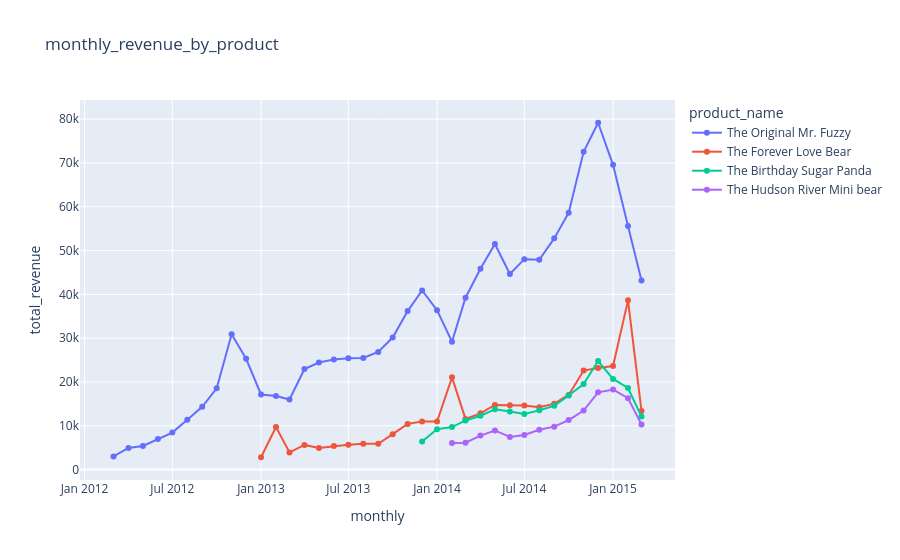

This figure's notebook cell:
### Code cell
fig = px.line(product_performance_data, x = 'monthly', y='total_revenue', color='product_name', markers=True, title='monthly_revenue_by_product')
fig.show()

### Figure 1 — Plotly figure (JSON) as saved in the notebook; plotly's stock layout.template omitted (floating-point values rounded to 4 significant figures)
{"data": [{"hovertemplate": "product_name=The Original Mr. Fuzzy<br>monthly=%{x}<br>total_revenue=%{y}<extra></extra>", "legendgroup": "The Original Mr. Fuzzy", "line": {"color": "#636efa", "dash": "solid"}, "marker": {"symbol": "circle"}, "mode": "lines+markers", "name": "The Original Mr. Fuzzy", "orientation": "v", "showlegend": true, "type": "scatter", "x": ["2012-03", "2012-04", "2012-05", "2012-06", "2012-07", "2012-08", "2012-09", "2012-10", "2012-11", "2012-12", "2013-01", "2013-02", "2013-03", "2013-04", "2013-05", "2013-06", "2013-07", "2013-08", "2013-09", "2013-10", "2013-11", "2013-12", "2014-01", "2014-02", "2014-03", "2014-04", "2014-05", "2014-06", "2014-07", "2014-08", "2014-09", "2014-10", "2014-11", "2014-12", "2015-01", "2015-02", "2015-03"], "xaxis": "x", "y": [2999.0, 4949.0, 5399.0, 6999.0, 8448.0, 11400.0, 14350.0, 18550.0, 30890.0, 25290.0, 17150.0, 16800.0, 16000.0, 22950.0, 24450.0, 25140.0, 25440.0, 25490.0, 26840.0, 30140.0, 36190.0, 40890.0, 36390.0, 29190.0, 39240.0, 45840.0, 51490.0, 44640.0, 48040.0, 47890.0, 52790.0, 58640.0, 72540.0, 79180.0, 69590.0, 55640.0, 43190.0], "yaxis": "y"}, {"hovertemplate": "product_name=The Forever Love Bear<br>monthly=%{x}<br>total_revenue=%{y}<extra></extra>", "legendgroup": "The Forever Love Bear", "line": {"color": "#EF553B", "dash": "solid"}, "marker": {"symbol": "circle"}, "mode": "lines+markers", "name": "The Forever Love Bear", "orientation": "v", "showlegend": true, "type": "scatter", "x": ["2013-01", "2013-02", "2013-03", "2013-04", "2013-05", "2013-06", "2013-07", "2013-08", "2013-09", "2013-10", "2013-11", "2013-12", "2014-01", "2014-02", "2014-03", "2014-04", "2014-05", "2014-06", "2014-07", "2014-08", "2014-09", "2014-10", "2014-11", "2014-12", "2015-01", "2015-02", "2015-03"], "xaxis": "x", "y": [2820.0, 9718.0, 3899.0, 5639.0, 4919.0, 5399.0, 5699.0, 5879.0, 5879.0, 8099.0, 10440.0, 10980.0, 10980.0, 21060.0, 11580.0, 12840.0, 14760.0, 14700.0, 14640.0, 14220.0, 15060.0, 17040.0, 22620.0, 23220.0, 23640.0, 38630.0, 13380.0], "yaxis": "y"}, {"hovertemplate": "product_name=The Birthday Sugar Panda<br>monthly=%{x}<br>total_revenue=%{y}<extra></extra>", "legendgroup": "The Birthday Sugar Panda", "line": {"color": "#00cc96", "dash": "solid"}, "marker": {"symbol": "circle"}, "mode": "lines+markers", "name": "The Birthday Sugar Panda", "orientation": "v", "showlegend": true, "type": "scatter", "x": ["2013-12", "2014-01", "2014-02", "2014-03", "2014-04", "2014-05", "2014-06", "2014-07", "2014-08", "2014-09", "2014-10", "2014-11", "2014-12", "2015-01", "2015-02", "2015-03"], "xaxis": "x", "y": [6393.0, 9198.0, 9704.0, 11220.0, 12280.0, 13750.0, 13250.0, 12690.0, 13520.0, 14580.0, 16920.0, 19550.0, 24790.0, 20700.0, 18630.0, 12100.0], "yaxis": "y"}, {"hovertemplate": "product_name=The Hudson River Mini bear<br>monthly=%{x}<br>total_revenue=%{y}<extra></extra>", "legendgroup": "The Hudson River Mini bear", "line": {"color": "#ab63fa", "dash": "solid"}, "marker": {"symbol": "circle"}, "mode": "lines+markers", "name": "The Hudson River Mini bear", "orientation": "v", "showlegend": true, "type": "scatter", "x": ["2014-02", "2014-03", "2014-04", "2014-05", "2014-06", "2014-07", "2014-08", "2014-09", "2014-10", "2014-11", "2014-12", "2015-01", "2015-02", "2015-03"], "xaxis": "x", "y": [6058.0, 6148.0, 7767.0, 8937.0, 7468.0, 7917.0, 9087.0, 9807.0, 11310.0, 13470.0, 17630.0, 18290.0, 16310.0, 10290.0], "yaxis": "y"}], "layout": {"legend": {"title": {"text": "product_name"}, "tracegroupgap": 0}, "title": {"text": "monthly_revenue_by_product"}, "xaxis": {"anchor": "y", "domain": [0, 1], "title": {"text": "monthly"}}, "yaxis": {"anchor": "x", "domain": [0, 1], "title": {"text": "total_revenue"}}}}
